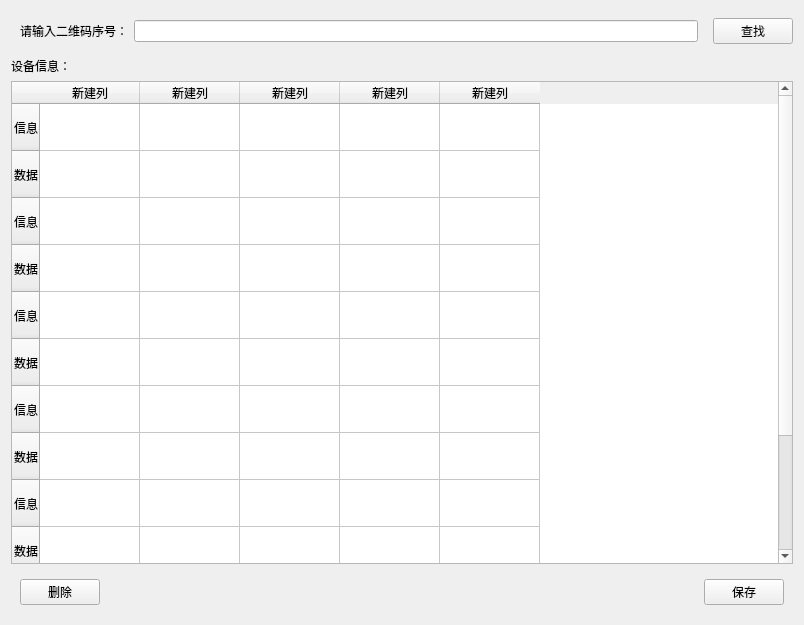
<?xml version="1.0" encoding="UTF-8"?>
<ui version="4.0">
 <class>Find</class>
 <widget class="QWidget" name="Find">
  <property name="geometry">
   <rect>
    <x>0</x>
    <y>0</y>
    <width>804</width>
    <height>625</height>
   </rect>
  </property>
  <property name="minimumSize">
   <size>
    <width>0</width>
    <height>0</height>
   </size>
  </property>
  <property name="maximumSize">
   <size>
    <width>16777215</width>
    <height>16777215</height>
   </size>
  </property>
  <property name="windowTitle">
   <string>Form</string>
  </property>
  <layout class="QGridLayout" name="gridLayout">
   <item row="0" column="0">
    <widget class="QWidget" name="widget" native="true">
     <layout class="QHBoxLayout" name="horizontalLayout">
      <item>
       <widget class="QLabel" name="label">
        <property name="text">
         <string>请输入二维码序号：</string>
        </property>
       </widget>
      </item>
      <item>
       <widget class="QLineEdit" name="lineEdit"/>
      </item>
     </layout>
    </widget>
   </item>
   <item row="0" column="1">
    <widget class="QPushButton" name="find">
     <property name="text">
      <string>查找</string>
     </property>
    </widget>
   </item>
   <item row="1" column="0">
    <widget class="QLabel" name="label_2">
     <property name="text">
      <string>设备信息：</string>
     </property>
    </widget>
   </item>
   <item row="2" column="0" colspan="2">
    <widget class="QTableWidget" name="tableWidget">
     <attribute name="verticalHeaderDefaultSectionSize">
      <number>47</number>
     </attribute>
     <row>
      <property name="text">
       <string>信息</string>
      </property>
     </row>
     <row>
      <property name="text">
       <string>数据</string>
      </property>
     </row>
     <row>
      <property name="text">
       <string>信息</string>
      </property>
     </row>
     <row>
      <property name="text">
       <string>数据</string>
      </property>
     </row>
     <row>
      <property name="text">
       <string>信息</string>
      </property>
     </row>
     <row>
      <property name="text">
       <string>数据</string>
      </property>
     </row>
     <row>
      <property name="text">
       <string>信息</string>
      </property>
     </row>
     <row>
      <property name="text">
       <string>数据</string>
      </property>
     </row>
     <row>
      <property name="text">
       <string>信息</string>
      </property>
     </row>
     <row>
      <property name="text">
       <string>数据</string>
      </property>
     </row>
     <row>
      <property name="text">
       <string>信息</string>
      </property>
     </row>
     <row>
      <property name="text">
       <string>数据</string>
      </property>
     </row>
     <column>
      <property name="text">
       <string>新建列</string>
      </property>
     </column>
     <column>
      <property name="text">
       <string>新建列</string>
      </property>
     </column>
     <column>
      <property name="text">
       <string>新建列</string>
      </property>
     </column>
     <column>
      <property name="text">
       <string>新建列</string>
      </property>
     </column>
     <column>
      <property name="text">
       <string>新建列</string>
      </property>
     </column>
    </widget>
   </item>
   <item row="3" column="0" colspan="2">
    <widget class="QWidget" name="widget_2" native="true">
     <layout class="QHBoxLayout" name="horizontalLayout_2">
      <item>
       <widget class="QPushButton" name="delete_2">
        <property name="text">
         <string>删除</string>
        </property>
       </widget>
      </item>
      <item>
       <spacer name="horizontalSpacer">
        <property name="orientation">
         <enum>Qt::Horizontal</enum>
        </property>
        <property name="sizeHint" stdset="0">
         <size>
          <width>120</width>
          <height>20</height>
         </size>
        </property>
       </spacer>
      </item>
      <item>
       <widget class="QPushButton" name="preservation">
        <property name="text">
         <string>保存</string>
        </property>
       </widget>
      </item>
     </layout>
    </widget>
   </item>
  </layout>
 </widget>
 <resources/>
 <connections/>
</ui>
